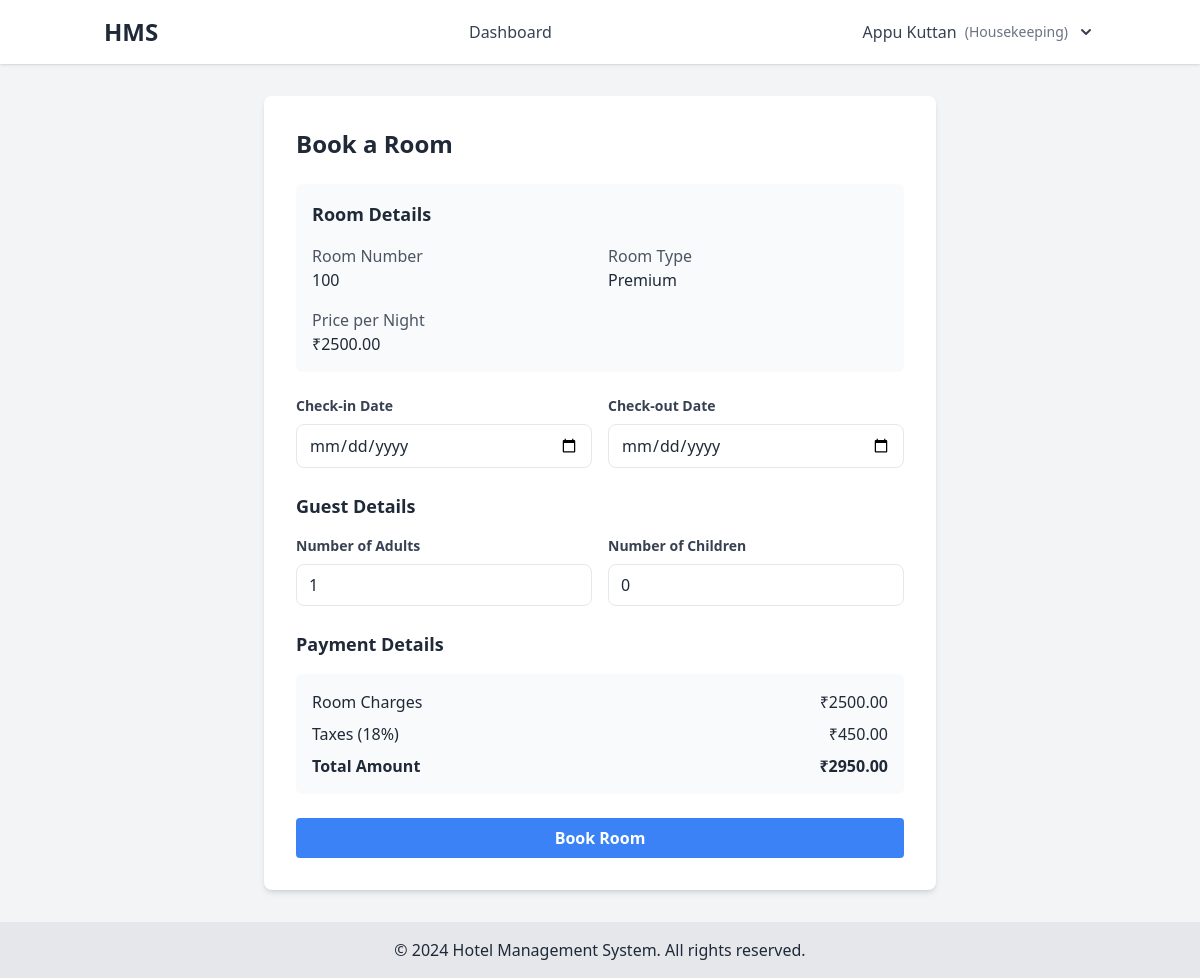
The page /bookings/create/1/ (signed in) on the database its author committed.
### hms_app/models.py (models this page shows, shortened)
class User(AbstractUser):
    ADMIN = 'admin'
    MANAGER = 'manager'
    RECEPTIONIST = 'receptionist'
    HOUSEKEEPING = 'housekeeping'
    GUEST = 'guest'
    ROLE_CHOICES = [
        (ADMIN, 'Admin'),
        (MANAGER, 'Manager'),
        (RECEPTIONIST, 'Receptionist'),
        (HOUSEKEEPING, 'Housekeeping'),
        (GUEST, 'Guest'),
    ]
    role = models.CharField(max_length=20, choices=ROLE_CHOICES, default=GUEST)
    phone_number = models.CharField(max_length=15, blank=True)
    two_factor_enabled = models.BooleanField(default=False)
    two_factor_code = models.CharField(max_length=6, null=True, blank=True)

class Room(models.Model):
    ROOM_STATUS = [
        ('AVAILABLE', 'Available'),
        ('OCCUPIED', 'Occupied'),
        ('MAINTENANCE', 'Under Maintenance')
    ]
    room_number = models.CharField(max_length=10, unique=True)
    category = models.ForeignKey(RoomCategory, on_delete=models.PROTECT, related_name='rooms', null=True, blank=True)
    max_occupancy = models.PositiveIntegerField(default=2)
    bed_count = models.PositiveIntegerField(default=1)
    has_wifi = models.BooleanField(default=True)
    has_ac = models.BooleanField(default=True)
    status = models.CharField(max_length=20, choices=ROOM_STATUS, default='AVAILABLE')
    image = models.ImageField(upload_to='room_images/', null=True, blank=True)
    created_at = models.DateTimeField(default=timezone.now)
    updated_at = models.DateTimeField(auto_now=True)
    class Meta:
        ordering = ['room_number']

class RoomCategory(models.Model):
    name = models.CharField(max_length=50)
    base_price = models.DecimalField(max_digits=10, decimal_places=2)
    description = models.TextField(blank=True)
    class Meta:
        verbose_name_plural = "Room Categories"

### hms_app/views.py (the view)
# urls.py: path('bookings/create/<int:room_id>/', views.booking_create, name='booking_create'),
@login_required
def booking_create(request, room_id):
    room = get_object_or_404(Room, id=room_id)
    if request.method == 'POST':
        form = BookingForm(request.POST)
        if form.is_valid():
            try:
                check_in_date = form.cleaned_data['check_in_date']
                check_out_date = form.cleaned_data['check_out_date']
                if not room.is_available(check_in_date, check_out_date):
                    messages.error(request, 'Room is not available for the selected dates.')
                    return render(request, 'bookings/booking_form.html', {'form': form, 'room': room})
                booking = form.save(commit=False)
                booking.room = room
                booking.guest = request.user
                room.update_status()
                nights = (booking.check_out_date - booking.check_in_date).days
                base_price = room.category.base_price
                booking.room_charges = base_price * Decimal(str(nights))
                booking.service_charges = Decimal('0')
                booking.tax_amount = (booking.room_charges + booking.service_charges) * Decimal('0.18')
                booking.total_amount = booking.room_charges + booking.service_charges + booking.tax_amount
                booking.save()
                messages.success(request, 'Booking created successfully!')
                return redirect('bill_details', booking_id=booking.id)
            except Exception as e:
                messages.error(request, f'Error creating booking: {str(e)}')
                return render(request, 'bookings/booking_form.html', {'form': form, 'room': room})
    else:
        initial_data = {}
        if request.GET.get('check_in') and request.GET.get('check_out'):
            initial_data = {
                'check_in_date': request.GET.get('check_in'),
                'check_out_date': request.GET.get('check_out')
            }
        form = BookingForm(initial=initial_data)
    return render(request, 'bookings/booking_form.html', {
        'form': form,
        'room': room,
        'room_price': float(room.category.base_price)
    })

### hms_app/forms.py (shortened to what this page needs)
class BookingForm(forms.ModelForm):
    class Meta:
        model = Booking
        fields = ['check_in_date', 'check_out_date', 'adults', 'children']
        widgets = {
            'check_in_date': forms.DateInput(attrs={
                'type': 'date',
                'class': 'w-full px-3 py-2 border rounded-lg',
                'required': True
            }),
            'check_out_date': forms.DateInput(attrs={
                'type': 'date',
                'class': 'w-full px-3 py-2 border rounded-lg',
                'required': True
            }),
            'adults': forms.NumberInput(attrs={
                'min': 1,
                'max': 4,
                'class': 'w-full px-3 py-2 border rounded-lg',
                'required': True
            }),
            'children': forms.NumberInput(attrs={
                'min': 0,
                'max': 4,
                'class': 'w-full px-3 py-2 border rounded-lg',
                'required': True
            })
        }

### templates/bookings/booking_form.html (shortened to what this page needs)
{% extends 'base.html' %}
{% block content %}
<div class="max-w-2xl mx-auto bg-white p-8 rounded-lg shadow-md">
    <h2 class="text-2xl font-bold mb-6">Book a Room</h2>
    <div class="mb-6 p-4 bg-gray-50 rounded-md">
        <h3 class="text-lg font-semibold mb-4">Room Details</h3>
        <div class="grid grid-cols-2 gap-4">
            <div>
                <p class="text-gray-600">Room Number</p>
                <p class="font-medium">{{ room.room_number }}</p>
            </div>
            <div>
                <p class="text-gray-600">Room Type</p>
                <p class="font-medium">{{ room.category.name }}</p>
            </div>
            <div>
                <p class="text-gray-600">Price per Night</p>
                <p class="font-medium">₹{{ room.category.base_price }}</p>
            </div>
        </div>
    </div>
    <form method="post">
        <div class="grid grid-cols-2 gap-4 mb-6">
            <div>
                <label class="block text-gray-700 text-sm font-bold mb-2">Check-in Date</label>
                {{ form.check_in_date }}
            </div>
            <div>
                <label class="block text-gray-700 text-sm font-bold mb-2">Check-out Date</label>
                {{ form.check_out_date }}
            </div>
        </div>
        <div class="mb-6">
            <h3 class="text-lg font-semibold mb-4">Guest Details</h3>
            <div class="grid grid-cols-2 gap-4">
                <div>
                    <label class="block text-gray-700 text-sm font-bold mb-2">Number of Adults</label>
                    {{ form.adults }}
                </div>
                <div>
                    <label class="block text-gray-700 text-sm font-bold mb-2">Number of Children</label>
                    {{ form.children }}
                </div>
            </div>
        </div>
        <div class="mb-6">
            <h3 class="text-lg font-semibold mb-4">Payment Details</h3>
            <div class="bg-gray-50 p-4 rounded-md mb-4">
                <div class="flex justify-between mb-2">
                    <span>Room Charges</span>
                    <span id="roomCharges">₹0.00</span>
                </div>
                <div class="flex justify-between mb-2">
                    <span>Taxes (18%)</span>
                    <span id="taxes">₹0.00</span>
                </div>
                <div class="flex justify-between font-bold">
                    <span>Total Amount</span>
                    <span id="totalAmount">₹0.00</span>
                </div>
            </div>
        </div>
        <button type="submit" class="w-full bg-blue-500 text-white font-bold py-2 px-4 rounded hover:bg-blue-600">
            Book Room
        </button>
    </form>
</div>
{% endblock %}

### templates/base.html (shortened to what this page needs)
<!DOCTYPE html>
<html lang="en">
<head>
    <script src="https://cdn.tailwindcss.com"></script>
</head>
<body class="min-h-screen bg-gray-100 text-gray-800 flex flex-col">
    <header class="bg-white shadow">
        <div class="container mx-auto px-4 py-4 flex justify-between items-center">
            <a href="{% url 'dashboard' %}" class="text-2xl font-bold">HMS</a>
            <nav class="space-x-4">
                {% if user.is_authenticated %}
                {% if user.role == 'admin' %}
                <a href="{% url 'dashboard' %}" class="text-gray-700 hover:text-blue-500">Dashboard</a>
                <a href="{% url 'room_list' %}" class="text-gray-700 hover:text-blue-500">Rooms</a>
                <a href="{% url 'generate_reports' %}" class="text-gray-700 hover:text-blue-500">Reports</a>
                <a href="{% url 'payroll_summary' %}" class="text-gray-700 hover:text-blue-500">Payroll</a>
                {% elif user.role == 'receptionist' %}
                <a href="{% url 'dashboard' %}" class="text-gray-700 hover:text-blue-500">Dashboard</a>
                <a href="{% url 'booking_list' %}" class="text-gray-700 hover:text-blue-500">Reservations</a>
                {% elif user.role == 'housekeeping' %}
                <a href="{% url 'dashboard' %}" class="text-gray-700 hover:text-blue-500">Dashboard</a>
                {% else %}
                <a href="{% url 'dashboard' %}" class="text-gray-700 hover:text-blue-500">Dashboard</a>
                <a href="{% url 'booking_list' %}" class="text-gray-700 hover:text-blue-500">My Bookings</a>
                {% endif %}
                {% endif %}
            </nav>
            <div class="flex items-center">
                {% if user.is_authenticated %}
                <div x-data="{ open: false }" class="relative">
                    <button @click="open = !open" class="flex items-center space-x-2 text-gray-700 hover:text-blue-500">
                        <span>{{ user.get_full_name|default:user.username }}</span>
                        <span class="text-sm text-gray-500">({{ user.role|title }})</span>
                        <svg xmlns="http://www.w3.org/2000/svg" class="h-5 w-5" viewBox="0 0 20 20" fill="currentColor">
                            <path fill-rule="evenodd"
                                d="M5.293 7.293a1 1 0 011.414 0L10 10.586l3.293-3.293a1 1 0 111.414 1.414l-4 4a1 1 0 01-1.414 0l-4-4a1 1 0 010-1.414z"
                                clip-rule="evenodd" />
                        </svg>
                    </button>
                </div>
                {% else %}
                <div class="space-x-4">
                    <a href="{% url 'login' %}" class="text-blue-500 hover:underline">Login</a>
                    <a href="{% url 'register' %}" class="text-blue-500 hover:underline">Register</a>
                </div>
                {% endif %}
            </div>
        </div>
    </header>
    <main class="container mx-auto px-4 py-8 flex-grow">
        {% block content %}{% endblock %}
    </main>
    <footer class="bg-gray-200 text-center py-4 mt-auto">
        <p>&copy; {% now "Y" %} Hotel Management System. All rights reserved.</p>
    </footer>
</body>
</html>

### rows shown on the page
User: get_full_name "Appu Kuttan", role "Housekeeping"
Room: room_number "100", category.name "Premium", category.base_price "2500.00"
